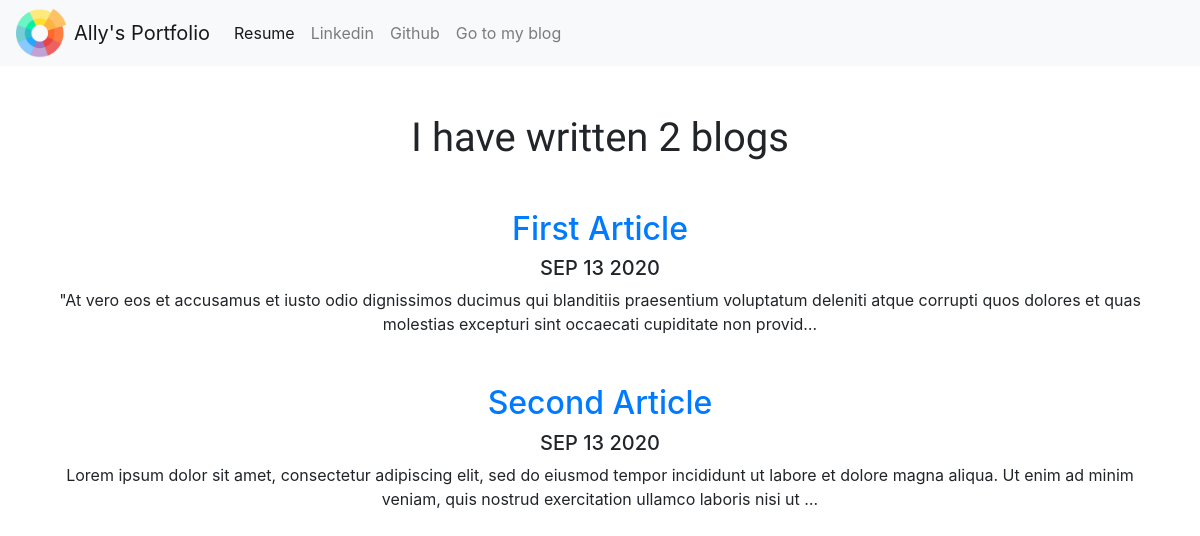
Screenshot of /blog/ with the database file from the repository.
### blog/models.py (models this page shows, shortened)
class Blog(models.Model):
    title = models.CharField(max_length=200)
    description = models.TextField()
    date = models.DateField()

### blog/views.py (the view)
# urls.py: path('', views.all_blogs, name='all_blogs'),
def all_blogs(request):
    blogs = Blog.objects.order_by('-date')
    return render(request, 'blog/all_blogs.html', {'blogs':blogs})

### blog/templates/blog/all_blogs.html
{% extends 'portfolio/base.html' %}
{% block content %}
<h1 class="text-center mt-5">I have written {{ blogs.count }} blog{{ blogs.count|pluralize }}</h1>
{% for blog in blogs %}
    <div class="container text-center mt-5">
        <a href="{% url 'blog:detail' blog.id %}"><h2> {{ blog.title }}</h2></a>
        <h5>{{ blog.date|date:'M d Y'|upper }}</h5>
        <p> {{ blog.description|truncatechars:200 }}</p>
    </div>
{% endfor %}
{% endblock %}

### portfolio/templates/portfolio/base.html (style rules this page uses)
h1 { font-family: Kufam; }

### rows the page displays
Blog: title "First Article", date "SEP 13 2020", description "\"At vero eos et accusamus et iusto odio dignissimos ducimus qui blanditiis praesentium voluptatum deleniti atque corrupti quos dolores et quas molestias excepturi sint occaecati cupiditate non provid…"
Blog: title "Second Article", date "SEP 13 2020", description "Lorem ipsum dolor sit amet, consectetur adipiscing elit, sed do eiusmod tempor incididunt ut labore et dolore magna aliqua. Ut enim ad minim veniam, quis nostrud exercitation ullamco laboris nisi ut …"

### other values shown
{{ blogs.count }} "2"
